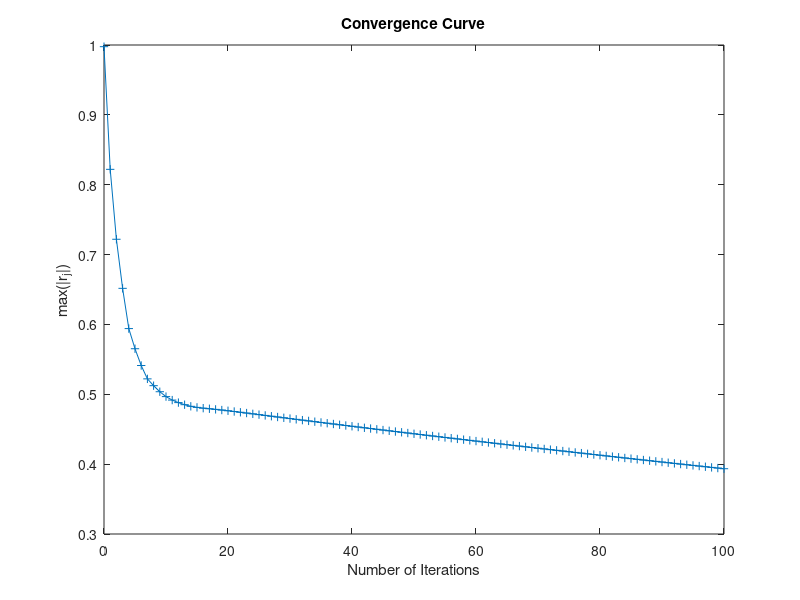
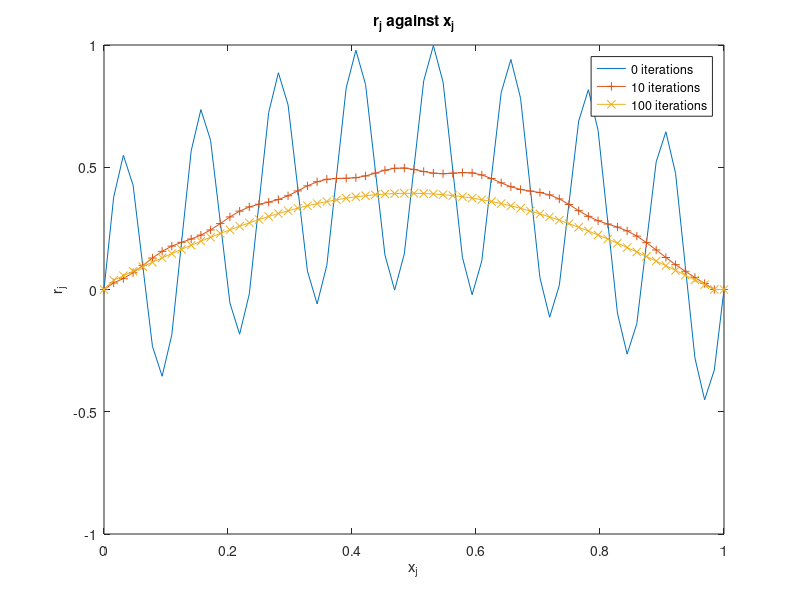

The MATLAB script that drew these images, in order:
close all
clear all

N = 64; L = 1;
dx = L/N;

phi = zeros(1,N+1);
new = zeros(1,N+1);
tmp = (sin(pi*[1:N-1]*dx)+sin(16*pi*[1:N-1]*dx))/2;
r0 = zeros(1,N+1); r10 = zeros(1,N+1); r100 = zeros(1,N+1);
r0(2:N) = tmp;
resi(1) = max(abs(tmp));

for t = 1:100
    for j = 2:N
        new(j) = (phi(j+1)+new(j-1)-dx^2*tmp(j-1))/2;
    end
    new(1) = 0; new(N+1) = 0;
    r = tmp-(new(1:N-1)-2*new(2:N)+new(3:N+1))/dx^2;
    resi(t+1) = max(abs(r));
    phi = new;
    if t == 10
        r10(2:N) = r;
    elseif t == 100
        r100(2:N) = r;
    end
end

figure
plot([0:length(resi)-1],resi,'+-');
xlabel('Number of Iterations')
ylabel('max(|r_j|)')
title('Convergence Curve')

x = linspace(0,1,N+1);
figure
plot(x,r0,'-',x,r10,'+-',x,r100,'x-')
legend('0 iterations','10 iterations','100 iterations')
xlabel('x_j')
ylabel('r_j')
title('r_j against x_j')